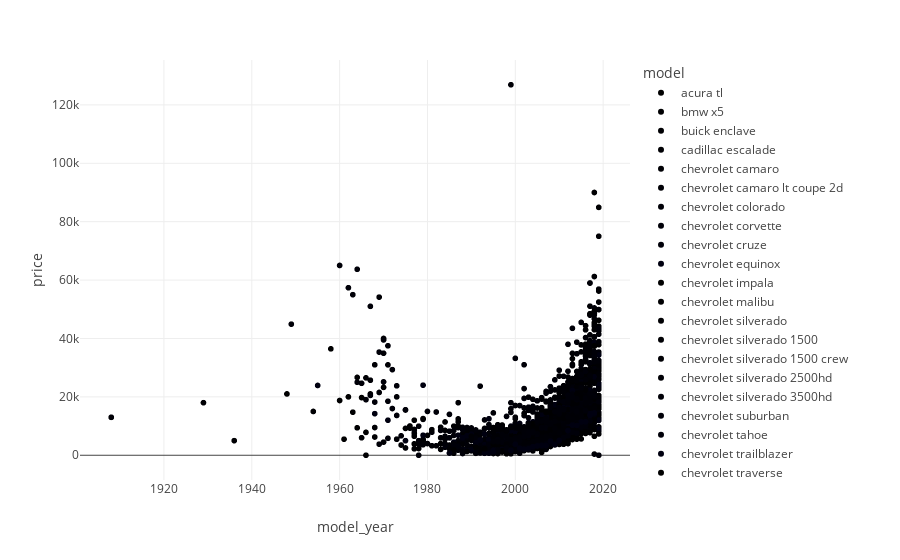

The notebook cell this image was saved under:
### Code cell
fig = px.scatter(a, x="model_year", y="price", color="model")
fig.show()
